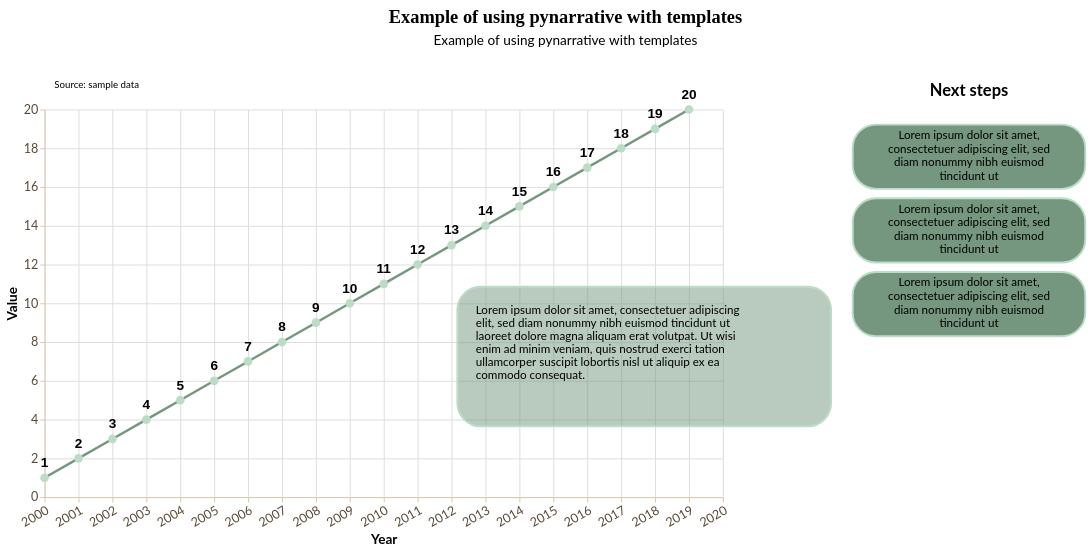

Notebook code cell kept with this figure:
### Markdown cell above
Data story with **line chart**

### Code cell
story = (
    pn.Story(
    #Builing the Story class object
        data = year_value,
        width = 700,
        height = 400,
        template = greenTemplate #Using greenTemplate
    )

    #Method invocation
    #Bar chart
    .mark_line(
        point = True
    )

    #Data encoding
    .encode(
        #We need both quantitative axis to add annotation
        x = alt.X(
            "year:Q",
            title = "Year", 
            axis = alt.Axis(
                labelAngle = -30,
                format = "d",
                grid = True,
            ),
            scale = alt.Scale(domain=[2000, 2020])
        ),
        y = alt.Y(
            "value:Q",
            title = "Value",
            axis = alt.Axis(
                grid = True
            )
        ),
    )
    
    #Data source
    .add_source(
        text = "Source: sample data",
        position = "top",
        align = "left"
    )
    
    #Title and subtitle
    .add_title(
        title = "Example of using pynarrative with templates",
        subtitle = "Example of using pynarrative with templates",
        align = "center"
    )

    .add_labels_chart(
        values = "value:Q",
        font_weight = "bold",
        font_size = 14,
        dy = -15
    )

    .add_annotation(
        x = 2010,
        y = 8,
        text = "Lorem ipsum dolor sit amet, consectetuer adipiscing elit, sed diam nonummy nibh euismod tincidunt ut laoreet dolore magna aliquam erat volutpat. Ut wisi enim ad minim veniam, quis nostrud exerci tation ullamcorper suscipit lobortis nisl ut aliquip ex ea commodo consequat.",
    )

    #Next steps
    .add_next_steps(
        position = "right",
        mode = "vertical",
        title = "Next steps",
        steps = ["Lorem ipsum dolor sit amet, consectetuer adipiscing elit, sed diam nonummy nibh euismod tincidunt ut", "Lorem ipsum dolor sit amet, consectetuer adipiscing elit, sed diam nonummy nibh euismod tincidunt ut", "Lorem ipsum dolor sit amet, consectetuer adipiscing elit, sed diam nonummy nibh euismod tincidunt ut"],
    )

    .render()
)

story

### Figure 1 — Vega-Lite specification as saved in the notebook (floating-point values rounded to 4 significant figures)
{"config": {"view": {"continuousWidth": 300, "continuousHeight": 300, "strokeWidth": 0}, "axis": {"domainColor": "#d8c9ad", "grid": false, "labelColor": "#594a37", "labelFont": "Lato", "labelFontSize": 13, "tickColor": "#d8c9ad", "titleColor": "#000000", "titleFont": "Lato", "titleFontSize": 14}, "bar": {"color": "rgb(117, 151, 127)"}, "legend": {"labelColor": "#594a37", "labelFont": "Lato", "labelFontSize": 12, "titleColor": "#000000", "titleFont": "Lato", "titleFontSize": 12}, "line": {"color": "rgb(117, 151, 127)"}, "mark": {"strokeWidth": 2.5}, "point": {"color": "rgb(187, 221, 197)", "filled": true, "size": 80}, "range": {"category": ["rgb(117, 151, 127)", "rgb(187, 221, 197)", "#348035", "#a46cc2", "#d96027"]}, "title": {"color": "#000000", "font": "Lato", "fontSize": 19}}, "vconcat": [{"layer": [{"mark": {"type": "text", "align": "center", "baseline": "top", "color": "#000000", "font": "Montserrat", "fontSize": 19, "fontWeight": "bold", "text": "Example of using pynarrative with templates"}, "encoding": {"x": {"value": 350.0}, "y": {"value": 4}}}, {"mark": {"type": "text", "align": "center", "baseline": "top", "color": "#000000", "font": "Lato", "fontSize": 14, "text": "Example of using pynarrative with templates"}, "encoding": {"x": {"value": 350.0}, "y": {"value": 30}}}], "data": {"name": "data-6fad5c34291b82fc9632cbce143d677a"}, "height": 58, "width": 700}, {"hconcat": [{"layer": [{"mark": {"type": "line", "point": true}, "encoding": {"x": {"axis": {"format": "d", "grid": true, "labelAngle": -30}, "field": "year", "scale": {"domain": [2000, 2020]}, "title": "Year", "type": "quantitative"}, "y": {"axis": {"grid": true}, "field": "value", "title": "Value", "type": "quantitative"}}}, {"mark": {"type": "text", "align": "center", "angle": 0, "color": "rgb(0, 0, 0)", "dx": 0, "dy": -15, "fontSize": 14, "fontWeight": "bold", "lineBreak": "\n"}, "encoding": {"text": {"field": "value", "type": "quantitative"}, "x": {"axis": {"format": "d", "grid": true, "labelAngle": -30}, "field": "year", "scale": {"domain": [2000, 2020]}, "title": "Year", "type": "quantitative"}, "y": {"axis": {"grid": true}, "field": "value", "title": "Value", "type": "quantitative"}}}, {"data": {"name": "data-6fad5c34291b82fc9632cbce143d677a"}, "mark": {"type": "text", "align": "left", "baseline": "bottom", "color": "rgb(0, 0, 0)", "font": "Lato", "fontSize": 10, "lineBreak": "\n", "text": "Source: sample data"}, "encoding": {"x": {"value": 10}, "y": {"value": -20}}}, {"layer": [{"mark": {"type": "rect", "color": "rgba(117, 151, 127, 0.5)", "cornerRadius": 24.0, "opacity": 1.0, "stroke": "rgb(187, 221, 197)", "strokeWidth": 2.0}, "encoding": {"x": {"field": "box_x1", "type": "quantitative"}, "x2": {"field": "box_x2"}, "y": {"field": "box_y1", "type": "quantitative"}, "y2": {"field": "box_y2"}}}, {"mark": {"type": "text", "align": "left", "baseline": "top", "color": "rgb(0, 0, 0)", "font": "Lato", "fontSize": 12, "lineBreak": "\n", "lineHeight": 13.5, "text": "Lorem ipsum dolor sit amet, consectetuer adipiscing\nelit, sed diam nonummy nibh euismod tincidunt ut\nlaoreet dolore magna aliquam erat volutpat. Ut wisi\nenim ad minim veniam, quis nostrud exerci tation\nullamcorper suscipit lobortis nisl ut aliquip ex ea\ncommodo consequat."}, "encoding": {"x": {"field": "text_x", "type": "quantitative"}, "y": {"field": "text_y", "type": "quantitative"}}}], "data": {"name": "data-48340c0db9094e4cb386a61f0a184736"}}], "data": {"name": "data-209c8cd6326ea837807d4e273ca0c2b2"}, "height": 400, "width": 700}, {"layer": [{"mark": {"type": "rect", "color": "rgb(117, 151, 127)", "cornerRadius": 24.0, "opacity": 1.0, "stroke": "rgb(187, 221, 197)", "strokeWidth": 2.0}, "encoding": {"x": {"axis": null, "field": "x", "type": "quantitative"}, "x2": {"field": "x2"}, "y": {"axis": null, "field": "y", "type": "quantitative"}, "y2": {"field": "y2"}}}, {"mark": {"type": "text", "align": "center", "baseline": "top", "clip": true, "color": "rgb(0, 0, 0)", "font": "Lato", "fontSize": 12, "lineBreak": "\n", "lineHeight": 14}, "encoding": {"text": {"field": "text", "type": "nominal"}, "x": {"axis": null, "field": "x_mid", "type": "quantitative"}, "y": {"axis": null, "field": "y_text", "type": "quantitative"}}}], "data": {"name": "data-41cd75e42b10219c85cd543a3198f4cb"}, "height": 234, "title": {"text": ["Next steps"], "color": "rgb(0, 0, 0)", "font": "Lato", "fontSize": 17, "offset": 10}, "width": 240}]}], "center": true, "resolve": {"axis": {"x": "shared", "y": "shared"}}, "$schema": "https://vega.github.io/schema/vega-lite/v6.4.1.json", "datasets": {"data-6fad5c34291b82fc9632cbce143d677a": [{"_": 0}], "data-209c8cd6326ea837807d4e273ca0c2b2": [{"year": 2000, "value": 1}, {"year": 2001, "value": 2}, {"year": 2002, "value": 3}, {"year": 2003, "value": 4}, {"year": 2004, "value": 5}, {"year": 2005, "value": 6}, {"year": 2006, "value": 7}, {"year": 2007, "value": 8}, {"year": 2008, "value": 9}, {"year": 2009, "value": 10}, {"year": 2010, "value": 11}, {"year": 2011, "value": 12}, {"year": 2012, "value": 13}, {"year": 2013, "value": 14}, {"year": 2014, "value": 15}, {"year": 2015, "value": 16}, {"year": 2016, "value": 17}, {"year": 2017, "value": 18}, {"year": 2018, "value": 19}, {"year": 2019, "value": 20}], "data-48340c0db9094e4cb386a61f0a184736": [{"subject_x": 2010.0, "subject_y": 8.0, "connector_x": 2012.0, "connector_y": 8.926, "tip_x": 2010.0, "tip_y": 8.046, "box_x1": 2012.0, "box_x2": 2023.0, "box_y1": 3.654, "box_y2": 10.85, "text_x": 2013.0, "text_y": 9.9}], "data-41cd75e42b10219c85cd543a3198f4cb": [{"x": 0, "y": 156, "x2": 240, "y2": 224, "text": "Lorem ipsum dolor sit amet,\nconsectetuer adipiscing elit, sed\ndiam nonummy nibh euismod\ntincidunt ut", "x_mid": 120.0, "y_text": 218}, {"x": 0, "y": 78, "x2": 240, "y2": 146, "text": "Lorem ipsum dolor sit amet,\nconsectetuer adipiscing elit, sed\ndiam nonummy nibh euismod\ntincidunt ut", "x_mid": 120.0, "y_text": 140}, {"x": 0, "y": 0, "x2": 240, "y2": 68, "text": "Lorem ipsum dolor sit amet,\nconsectetuer adipiscing elit, sed\ndiam nonummy nibh euismod\ntincidunt ut", "x_mid": 120.0, "y_text": 62}]}}
